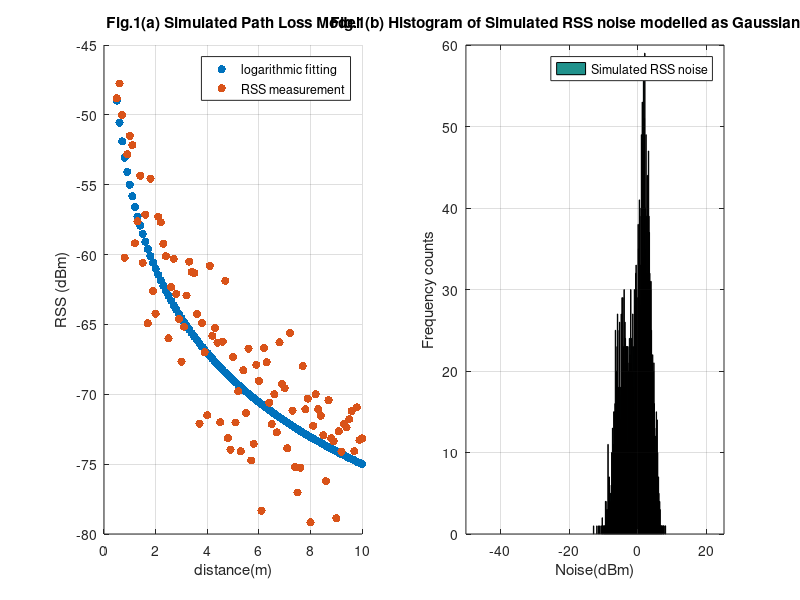

MATLAB code for this plot:
%% Plot the path loss model and the histogram of the Gaussian Mixture Model
%% Logarithmic fitting parameters
P0=-55;
beta=2;
d0=1;

%% GMM parameters
mu=[-4.36;1.73];
sigmasq = cat(3,[5.22],[4.09]);
tau=[0.37;0.63];

%% Path loss model
d=[0.5:0.1:10]';
P=P0-10*beta*log10(d/d0);
rng('default'); % For reproducibility
gm = gmdistribution(mu,sigmasq,tau);
n = random(gm,length(d));%Noise with GMM distribution
RSS=P+n;%Received Signal Strength

%% Plotting
figure;subplot(1,2,1);
scatter(d,P,'filled','red');hold on;
scatter(d,RSS,'filled','black');hold off;
axis([0 10 -80 -45]);grid on;
title('Fig.1(a) Simulated Path Loss Model');
xlabel('distance(m)');ylabel('RSS (dBm)');
legend('logarithmic fitting','RSS measurement');

subplot(1,2,2);
hist(random(gm,3000),175);hold on;
xlim([-50 25]);
title('Fig.1(b) Histogram of Simulated RSS noise modelled as Gaussian Mixture');
xlabel('Noise(dBm)');ylabel('Frequency counts');grid on;
legend('Simulated RSS noise');